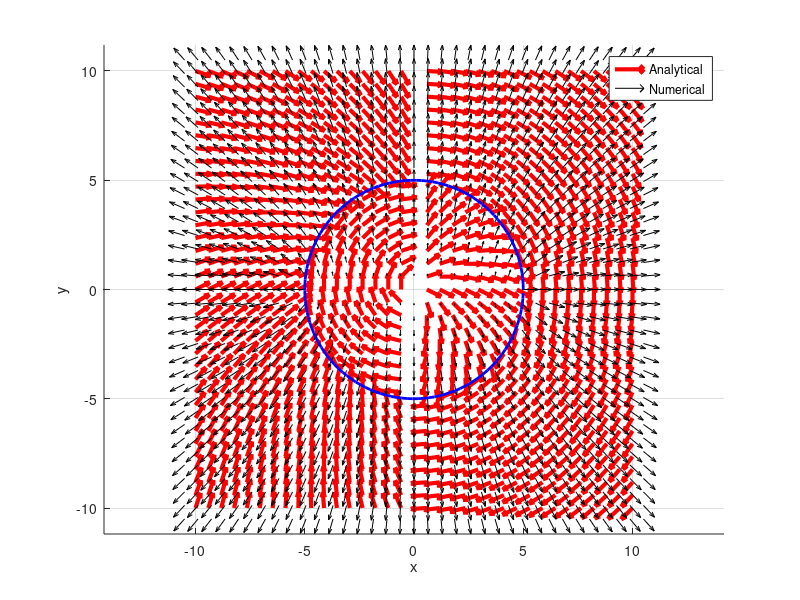

Write MATLAB code to recreate this figure.
%-------------------------------------------------------------------------
%compare.m
%
%
%
%-------------------------------------------------------------------------

clc
clear
close all

load('analytical.mat')
load('numerical.mat')
theta = 0:0.05:2*pi;
r = 5;
xs = r*cos(theta);
ys = r*sin(theta);

hold on
quiver(Xa,Ya,ua,va,'r','linewidth',3)
quiver(Xn,Yn,un,vn,'k')
plot(xs,ys,'b','linewidth',2);
xlabel 'x'
ylabel 'y'
legend({'Analytical','Numerical'})
axis equal
grid on